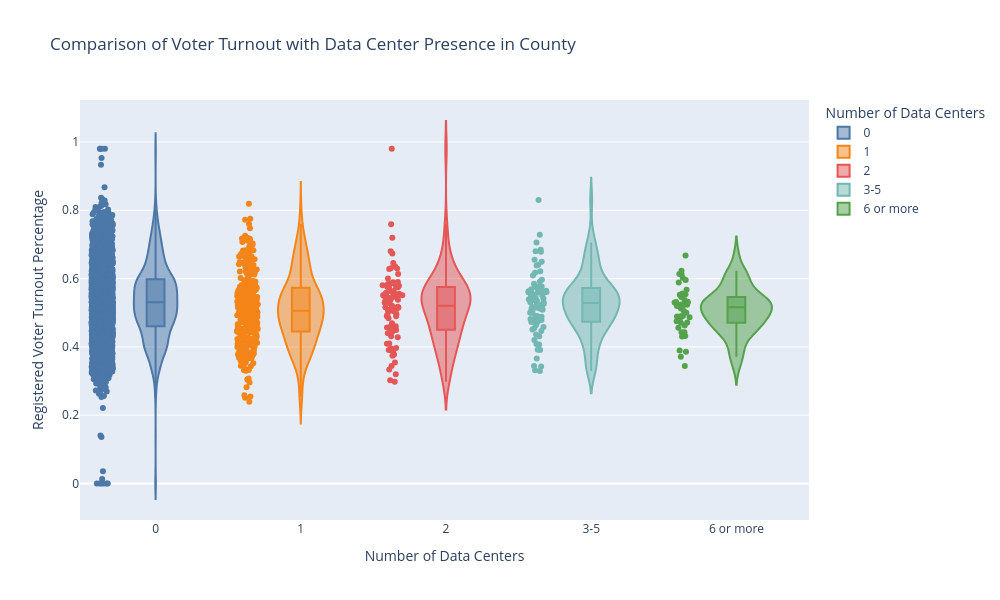

The notebook cell saved with this chart:
### Code cell
# Violin plotting with binned data center count
# https://plotly.com/python/violin/

fig = px.violin(dc_nanda_df, y = "REG_VOTER_TURNOUT_PCT", 
                x = "data_center_bins", color = "data_center_bins", 
                box = True, 
                points = "all", 
                category_orders = {"data_center_bins": bin_labels},
                color_discrete_sequence = px.colors.qualitative.T10,
                width = 1000, height = 600, 
                title = "Comparison of Voter Turnout with Data Center Presence in County", 
                  labels = {
                    "data_center_bins": "Number of Data Centers",
                    "REG_VOTER_TURNOUT_PCT": "Registered Voter Turnout Percentage"
                  },
               )
fig.show()

### Figure 1 — Plotly figure (JSON) as saved in the notebook; plotly's stock layout.template omitted (floating-point values rounded to 4 significant figures; data arrays with more than 128 entries replaced by an {"elided": "..."} marker saying what was removed)
{"data": [{"alignmentgroup": "True", "box": {"visible": true}, "hovertemplate": "Number of Data Centers=%{x}<br>Registered Voter Turnout Percentage=%{y}<extra></extra>", "legendgroup": "0", "marker": {"color": "#4C78A8"}, "name": "0", "offsetgroup": "0", "orientation": "v", "points": "all", "scalegroup": "True", "showlegend": true, "type": "violin", "x": {"elided": "2519 str values"}, "x0": " ", "xaxis": "x", "y": {"elided": "2519 float values"}, "y0": " ", "yaxis": "y"}, {"alignmentgroup": "True", "box": {"visible": true}, "hovertemplate": "Number of Data Centers=%{x}<br>Registered Voter Turnout Percentage=%{y}<extra></extra>", "legendgroup": "1", "marker": {"color": "#F58518"}, "name": "1", "offsetgroup": "1", "orientation": "v", "points": "all", "scalegroup": "True", "showlegend": true, "type": "violin", "x": {"elided": "319 str values"}, "x0": " ", "xaxis": "x", "y": {"elided": "319 float values"}, "y0": " ", "yaxis": "y"}, {"alignmentgroup": "True", "box": {"visible": true}, "hovertemplate": "Number of Data Centers=%{x}<br>Registered Voter Turnout Percentage=%{y}<extra></extra>", "legendgroup": "2", "marker": {"color": "#E45756"}, "name": "2", "offsetgroup": "2", "orientation": "v", "points": "all", "scalegroup": "True", "showlegend": true, "type": "violin", "x": ["2", "2", "2", "2", "2", "2", "2", "2", "2", "2", "2", "2", "2", "2", "2", "2", "2", "2", "2", "2", "2", "2", "2", "2", "2", "2", "2", "2", "2", "2", "2", "2", "2", "2", "2", "2", "2", "2", "2", "2", "2", "2", "2", "2", "2", "2", "2", "2", "2", "2", "2", "2", "2", "2", "2", "2", "2", "2", "2", "2", "2", "2", "2", "2", "2", "2", "2", "2", "2", "2", "2", "2", "2", "2", "2", "2", "2", "2", "2", "2", "2", "2", "2"], "x0": " ", "xaxis": "x", "y": [0.3909, 0.516, 0.3777, 0.5285, 0.5531, 0.4693, 0.494, 0.5747, 0.5102, 0.5554, 0.5589, 0.4837, 0.374, 0.3971, 0.409, 0.98, 0.5788, 0.4494, 0.6137, 0.4397, 0.3951, 0.4567, 0.4562, 0.4282, 0.5201, 0.4568, 0.3546, 0.5558, 0.5174, 0.5058, 0.5443, 0.5778, 0.5389, 0.5855, 0.5758, 0.4897, 0.3202, 0.4311, 0.443, 0.5298, 0.5157, 0.4956, 0.509, 0.5467, 0.5151, 0.5394, 0.5443, 0.5463, 0.5512, 0.5515, 0.6803, 0.589, 0.6304, 0.6284, 0.5898, 0.6457, 0.6353, 0.5838, 0.6299, 0.6002, 0.3932, 0.2979, 0.4522, 0.5839, 0.3439, 0.5618, 0.4896, 0.4602, 0.302, 0.46, 0.3342, 0.5807, 0.5381, 0.564, 0.5309, 0.4101, 0.3892, 0.5034, 0.5734, 0.4454, 0.7197, 0.6733, 0.7588], "y0": " ", "yaxis": "y"}, {"alignmentgroup": "True", "box": {"visible": true}, "hovertemplate": "Number of Data Centers=%{x}<br>Registered Voter Turnout Percentage=%{y}<extra></extra>", "legendgroup": "3-5", "marker": {"color": "#72B7B2"}, "name": "3-5", "offsetgroup": "3-5", "orientation": "v", "points": "all", "scalegroup": "True", "showlegend": true, "type": "violin", "x": ["3-5", "3-5", "3-5", "3-5", "3-5", "3-5", "3-5", "3-5", "3-5", "3-5", "3-5", "3-5", "3-5", "3-5", "3-5", "3-5", "3-5", "3-5", "3-5", "3-5", "3-5", "3-5", "3-5", "3-5", "3-5", "3-5", "3-5", "3-5", "3-5", "3-5", "3-5", "3-5", "3-5", "3-5", "3-5", "3-5", "3-5", "3-5", "3-5", "3-5", "3-5", "3-5", "3-5", "3-5", "3-5", "3-5", "3-5", "3-5", "3-5", "3-5", "3-5", "3-5", "3-5", "3-5", "3-5", "3-5", "3-5", "3-5", "3-5", "3-5", "3-5", "3-5", "3-5", "3-5", "3-5", "3-5", "3-5", "3-5", "3-5", "3-5", "3-5", "3-5", "3-5", "3-5", "3-5", "3-5", "3-5", "3-5"], "x0": " ", "xaxis": "x", "y": [0.4087, 0.5724, 0.3314, 0.5398, 0.4469, 0.4901, 0.4884, 0.5343, 0.5624, 0.5001, 0.512, 0.5475, 0.4799, 0.4819, 0.4859, 0.4639, 0.5642, 0.5752, 0.4812, 0.6174, 0.5497, 0.577, 0.5687, 0.4366, 0.56, 0.5914, 0.6089, 0.5626, 0.4585, 0.7055, 0.3917, 0.5548, 0.5307, 0.3908, 0.5307, 0.4736, 0.5428, 0.5149, 0.4068, 0.509, 0.5386, 0.4507, 0.5585, 0.4728, 0.4555, 0.499, 0.5126, 0.6492, 0.5847, 0.5968, 0.6784, 0.6383, 0.6406, 0.5587, 0.5766, 0.6841, 0.6552, 0.3661, 0.3443, 0.5264, 0.3424, 0.4789, 0.5255, 0.3295, 0.4312, 0.5363, 0.4735, 0.5116, 0.42, 0.5236, 0.6798, 0.5408, 0.5605, 0.4883, 0.5165, 0.8301, 0.7285, 0.6217], "y0": " ", "yaxis": "y"}, {"alignmentgroup": "True", "box": {"visible": true}, "hovertemplate": "Number of Data Centers=%{x}<br>Registered Voter Turnout Percentage=%{y}<extra></extra>", "legendgroup": "6 or more", "marker": {"color": "#54A24B"}, "name": "6 or more", "offsetgroup": "6 or more", "orientation": "v", "points": "all", "scalegroup": "True", "showlegend": true, "type": "violin", "x": ["6 or more", "6 or more", "6 or more", "6 or more", "6 or more", "6 or more", "6 or more", "6 or more", "6 or more", "6 or more", "6 or more", "6 or more", "6 or more", "6 or more", "6 or more", "6 or more", "6 or more", "6 or more", "6 or more", "6 or more", "6 or more", "6 or more", "6 or more", "6 or more", "6 or more", "6 or more", "6 or more", "6 or more", "6 or more", "6 or more", "6 or more", "6 or more", "6 or more", "6 or more", "6 or more", "6 or more", "6 or more", "6 or more", "6 or more", "6 or more", "6 or more", "6 or more", "6 or more", "6 or more", "6 or more", "6 or more"], "x0": " ", "xaxis": "x", "y": [0.5317, 0.4319, 0.554, 0.5237, 0.4899, 0.6228, 0.4902, 0.4751, 0.3895, 0.4998, 0.3711, 0.3444, 0.4429, 0.4304, 0.5567, 0.5244, 0.5051, 0.4891, 0.5371, 0.6676, 0.6124, 0.6135, 0.4716, 0.3861, 0.4414, 0.5278, 0.4431, 0.5195, 0.4562, 0.4805, 0.4704, 0.5462, 0.5126, 0.5216, 0.5529, 0.5299, 0.5956, 0.6024, 0.5296, 0.5676, 0.4878, 0.4868, 0.5319, 0.5233, 0.4628, 0.5888], "y0": " ", "yaxis": "y"}], "layout": {"height": 600, "legend": {"title": {"text": "Number of Data Centers"}, "tracegroupgap": 0}, "title": {"text": "Comparison of Voter Turnout with Data Center Presence in County"}, "violinmode": "overlay", "width": 1000, "xaxis": {"anchor": "y", "categoryarray": ["0", "1", "2", "3-5", "6 or more"], "categoryorder": "array", "domain": [0, 1], "title": {"text": "Number of Data Centers"}}, "yaxis": {"anchor": "x", "domain": [0, 1], "title": {"text": "Registered Voter Turnout Percentage"}}}}
